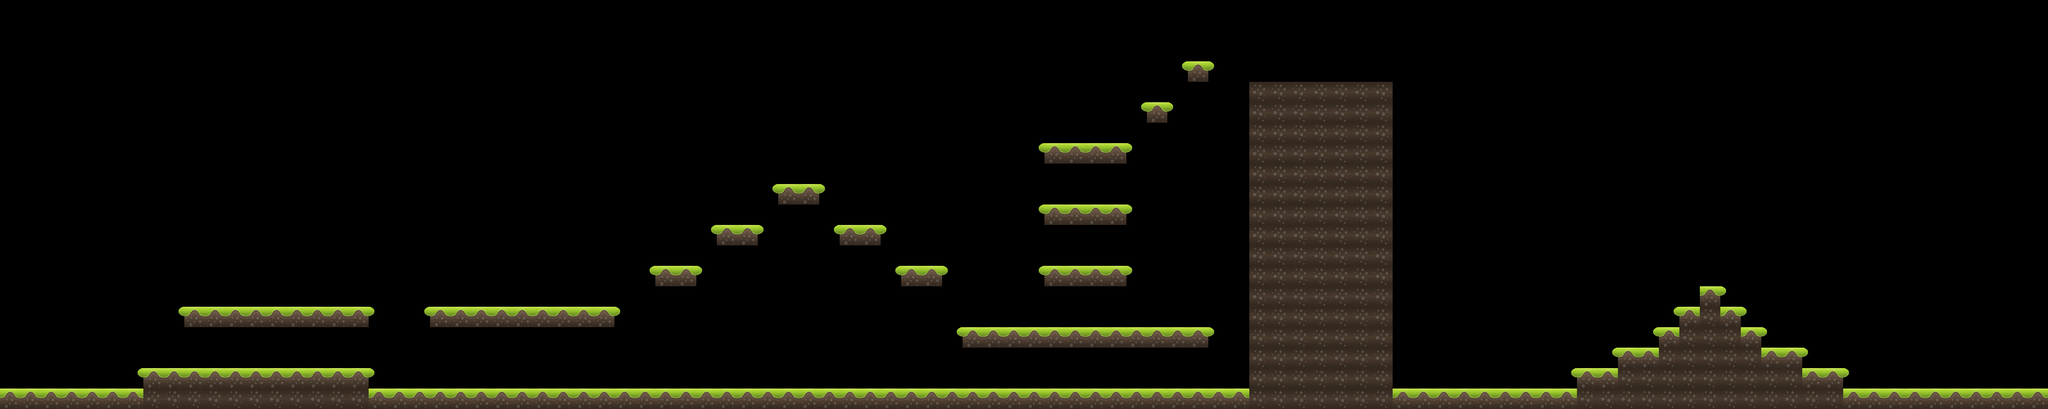

Rendered tile map (Tiled .tmx) drawn with the repository's tilesets; below, a short description and the map source with its tile grids summarised:
An orthogonal 100x20 tile map with 64x64 px tiles, 1 tile layer (Tile Layer 1).

<map version="1.0" orientation="orthogonal" renderorder="right-down" width="100" height="20" tilewidth="64" tileheight="64">
 <tileset firstgid="1" name="atlas" tilewidth="64" tileheight="64">
  <image source="atlas.png" width="128" height="128" />
 </tileset>
 <layer name="Tile Layer 1" width="100" height="20" opacity="0.99">
  <data>[2000 cells, 338 non-empty, 4 distinct tile ids]</data>
 </layer>
</map>